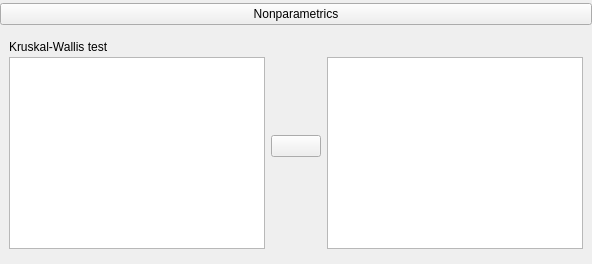
    <widget class="QWidget" name="groupKruskal" native="true">
     <property name="minimumSize">
      <size>
       <width>0</width>
       <height>0</height>
      </size>
     </property>
     <layout class="QGridLayout" name="gridLayout_34">
      <property name="leftMargin">
       <number>0</number>
      </property>
      <property name="topMargin">
       <number>3</number>
      </property>
      <property name="rightMargin">
       <number>0</number>
      </property>
      <property name="bottomMargin">
       <number>3</number>
      </property>
      <item row="4" column="0">
       <widget class="QWidget" name="containerKruskal" native="true">
        <property name="minimumSize">
         <size>
          <width>0</width>
          <height>200</height>
         </size>
        </property>
        <layout class="QGridLayout" name="gridLayout_7">
         <item row="0" column="2">
          <widget class="QWidget" name="widget_27" native="true">
           <layout class="QGridLayout" name="gridLayout_36">
            <property name="leftMargin">
             <number>0</number>
            </property>
            <property name="topMargin">
             <number>0</number>
            </property>
            <property name="rightMargin">
             <number>0</number>
            </property>
            <property name="bottomMargin">
             <number>3</number>
            </property>
            <property name="horizontalSpacing">
             <number>0</number>
            </property>
            <property name="verticalSpacing">
             <number>3</number>
            </property>
            <item row="1" column="0">
             <widget class="BoundListView" name="kruskalVariablesAssigned">
              <property name="sizePolicy">
               <sizepolicy hsizetype="Expanding" vsizetype="Expanding">
                <horstretch>0</horstretch>
                <verstretch>0</verstretch>
               </sizepolicy>
              </property>
              <property name="maximumSize">
               <size>
                <width>16777215</width>
                <height>16777215</height>
               </size>
              </property>
             </widget>
            </item>
            <item row="0" column="0">
             <widget class="QLabel" name="label_19">
              <property name="sizePolicy">
               <sizepolicy hsizetype="Fixed" vsizetype="Fixed">
                <horstretch>0</horstretch>
                <verstretch>0</verstretch>
               </sizepolicy>
              </property>
              <property name="text">
               <string/>
              </property>
             </widget>
            </item>
           </layout>
          </widget>
         </item>
         <item row="0" column="1">
          <widget class="AssignButton" name="buttonAssignKruskal">
           <property name="sizePolicy">
            <sizepolicy hsizetype="Fixed" vsizetype="Fixed">
             <horstretch>0</horstretch>
             <verstretch>0</verstretch>
            </sizepolicy>
           </property>
           <property name="minimumSize">
            <size>
             <width>50</width>
             <height>0</height>
            </size>
           </property>
           <property name="maximumSize">
            <size>
             <width>50</width>
             <height>16777215</height>
            </size>
           </property>
           <property name="text">
            <string/>
           </property>
          </widget>
         </item>
         <item row="0" column="0">
          <widget class="QWidget" name="widget_25" native="true">
           <layout class="QGridLayout" name="gridLayout_35">
            <property name="leftMargin">
             <number>0</number>
            </property>
            <property name="topMargin">
             <number>0</number>
            </property>
            <property name="rightMargin">
             <number>0</number>
            </property>
            <property name="bottomMargin">
             <number>3</number>
            </property>
            <property name="horizontalSpacing">
             <number>0</number>
            </property>
            <property name="verticalSpacing">
             <number>3</number>
            </property>
            <item row="0" column="0">
             <widget class="QLabel" name="label_18">
              <property name="sizePolicy">
               <sizepolicy hsizetype="Fixed" vsizetype="Fixed">
                <horstretch>0</horstretch>
                <verstretch>0</verstretch>
               </sizepolicy>
              </property>
              <property name="text">
               <string>Kruskal-Wallis test</string>
              </property>
             </widget>
            </item>
            <item row="1" column="0">
             <widget class="AvailableFieldsListView" name="kruskalVariables">
              <property name="sizePolicy">
               <sizepolicy hsizetype="Expanding" vsizetype="Expanding">
                <horstretch>0</horstretch>
                <verstretch>0</verstretch>
               </sizepolicy>
              </property>
              <property name="maximumSize">
               <size>
                <width>16777215</width>
                <height>16777215</height>
               </size>
              </property>
             </widget>
            </item>
           </layout>
          </widget>
         </item>
        </layout>
       </widget>
      </item>
      <item row="1" column="0">
       <widget class="ExpanderButton" name="expanderOptionsKruskal">
        <property name="sizePolicy">
         <sizepolicy hsizetype="Expanding" vsizetype="Fixed">
          <horstretch>0</horstretch>
          <verstretch>0</verstretch>
         </sizepolicy>
        </property>
        <property name="text">
         <string>Nonparametrics</string>
        </property>
       </widget>
      </item>
     </layout>
    </widget>
